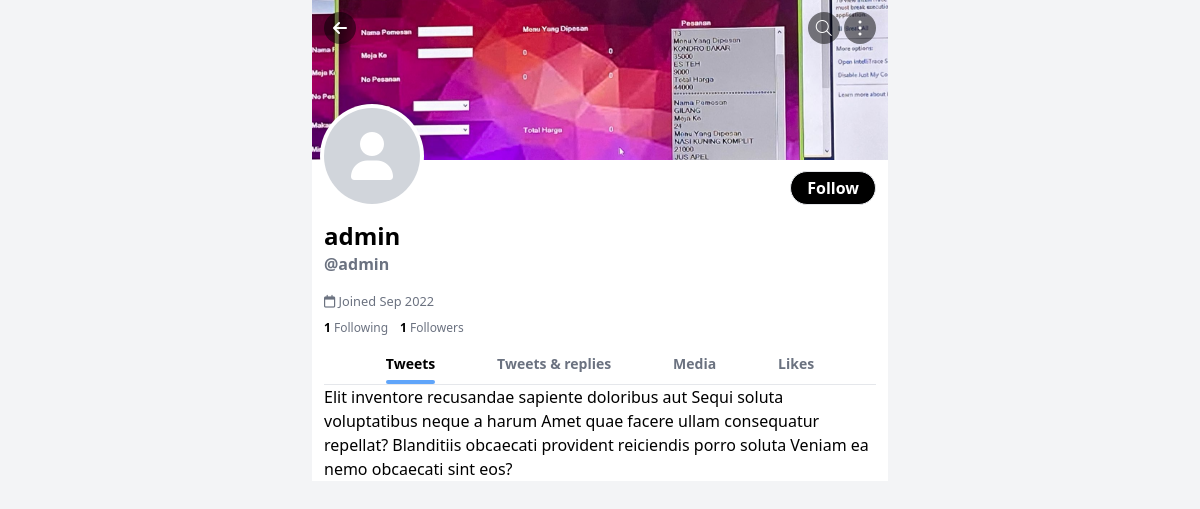
Page /profile/8/ on the earlier database version.
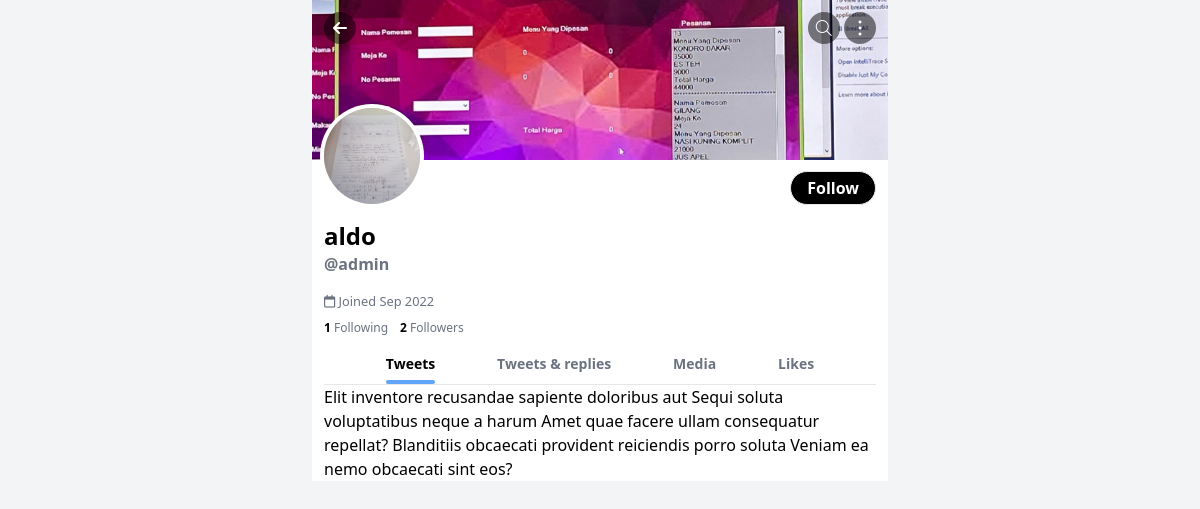
Same page on the later database version.
### core_app/models.py (models this page shows, shortened)
class Profile(models.Model):
    user = models.OneToOneField(User, models.CASCADE)
    name = models.CharField(max_length=20)
    photo = models.ImageField(upload_to="photo", null=True, blank=True)
    cover_photo = models.ImageField(upload_to="photo", null=True, blank=True)
    bio = models.TextField(null=True, blank=True)
    date_of_birth = models.DateField(null=True, blank=True)
    created_at = models.DateTimeField(auto_now_add=True)
    updated_at = models.DateTimeField(auto_now=True)
    @property
    def following(self):
        return User.objects.filter(
            id__in=[relation.following.id for relation in Relation.objects.filter(follower=self.user)]
        )
    @property
    def followers(self):
        return User.objects.filter(
            id__in=[relation.follower.id for relation in Relation.objects.filter(following=self.user)]
        )

class Relation(models.Model):
    follower = models.ForeignKey(User, models.CASCADE, related_name='follower_set')
    following = models.ForeignKey(User, models.CASCADE, related_name='following_set')

### profile_app/views.py (the view)
# urls.py: path("<id>/", views.Detail.as_view(), name="detail"),
class Detail(View):
    template_name = "profile_app/detail.html"
    def get(self, req: request.HttpRequest, *args, **kwargs):
        ctx = {}
        profile = get_object_or_404(models.Profile, id=kwargs.get("id"))
        ctx["profile"] = profile
        ctx["following"] = profile.followers.filter(id=req.user.id).first() != None
        return render(req, self.template_name, ctx)

### templates/profile_app/detail.html (shortened to what this page needs)
{% load static %}
<!DOCTYPE html>
<html>
	<head>
		<link rel="stylesheet" href="{% static 'css/style.css' %}?{% now "%U" %}">
		<link rel="stylesheet" href="{% static 'css/icon.css' %}">
	</head>
	<body class="bg-gray-100">
		<div class="h-[200vh] max-w-xl m-auto bg-white">
			<div id="nav" class="flex fixed top-0 left-1/2 -translate-x-1/2 items-center justify-between h-14 w-full px-3 z-50 duration-500 transition-all max-w-xl">
				<button id="back" class="bg-black/50 w-8 h-8 rounded-full"><i class="fas fa-arrow-left text-white"></i></button>
				<div>
					<button class="bg-black/50 w-8 h-8 rounded-full"><i class="fal fa-magnifying-glass text-white"></i></button>
					<button class="bg-black/50 w-8 h-8 rounded-full"><i class="far fa-ellipsis-vertical text-white"></i></button>
				</div>
			</div>
			<div id="cover" class="bg-blue-400 w-full h-40">
				{% if profile.cover_photo %}
				<img class="w-full h-full object-cover" src="{{ profile.cover_photo.url }}">
				{% endif %}
			</div>
			<div class="px-3 w-full">
				<div class="h-14 w-full flex items-center justify-end relative">
					<div id="profile" class="h-24 w-24 bg-gray-300 rounded-full ring-4 ring-white absolute bottom-3 left-0 overflow-hidden flex items-center justify-center">
						{% if profile.photo %}
						<img class="w-full h-full object-cover" src="{{ profile.photo.url }}">
						{% else %}
						<i class="fas fa-user text-white text-5xl"></i>
						{% endif %}
					</div>
					{% if request.user == profile.user %}
					<button onclick="location.assign('{% url 'profile:update' %}')" class="border-[1px] px-4 py-1 rounded-full font-bold hover:bg-gray-100">Set up profile</button>
					{% elif following %}
					<form action="{% url 'profile:unfollow' %}" method="post">
						<input type="hidden" name="user" value="{{ profile.user.id }}">
						<button class="border-[1px] px-4 py-1 rounded-full font-bold hover:bg-gray-100">Unfollow</button>
					</form>
					{% else %}
					<form action="{% url 'profile:follow' %}" method="post">
						<button class="border-[1px] px-4 py-1 rounded-full bg-black text-white font-bold hover:bg-black/80">Follow</button>
					</form>
					{% endif %}
				</div>
				<div class="mt-1 mb-3">
					<h2 class="font-bold text-2xl">{{ profile.name }}</h2>
					<h4 class="font-bold text-gray-500">@{{ profile.user.username }}</h4>
				</div>
				<div class="text-gray-500">
					<small><i class="far fa-calendar"></i> Joined {{ profile.user.date_joined|date:"M Y" }}</small>
				</div>
				<div class="flex items-center text-gray-500 gap-3 my-2 text-xs">
					<h6>
						<span class="font-bold text-black">{{ profile.following|length }}</span> Following
					</h6>
					<h6>
						<span class="font-bold text-black">{{ profile.followers|length }}</span> Followers
					</h6>
				</div>
				<div class="overflow-hidden">
					<nav class="w-full flex items-center justify-evenly child:h-10 child:flex child:items-center child:justify-center [&] border-b child:text-sm">
						<label>
							<div class="h-full ring-b flex items-center justify-center before:peer-checked:h-1 text-gray-500 peer-checked:text-black font-bold">
								Tweets
							</div>
						</label>
						<label>
							<div class="h-full ring-b flex items-center justify-center before:peer-checked:h-1 peer-checked:text-black text-gray-500 font-bold">
								Tweets & replies
							</div>
						</label>
						<label>
							<div class="h-full ring-b flex items-center justify-center before:peer-checked:h-1 peer-checked:text-black text-gray-500 font-bold">
								Media
							</div>
						</label>
						<label>
							<div class="h-full ring-b flex items-center justify-center before:peer-checked:h-1 peer-checked:text-black text-gray-500 font-bold">
								Likes
							</div>
						</label>
					</nav>
					<ul id="tabs" class="w-full child:w-full flex child:flex-shrink-0 transition-all">
						<li>Elit inventore recusandae sapiente doloribus aut Sequi soluta voluptatibus neque a harum Amet quae facere ullam consequatur repellat? Blanditiis obcaecati provident reiciendis porro soluta Veniam ea nemo obcaecati sint eos?</li>
					</ul>
				</div>
			</div>
		</div>
	</body>
</html>

Differences in the rows shown:
changed Profile "admin": photo: picture added; name "admin" → "aldo"; followers|length "1" → "2"
